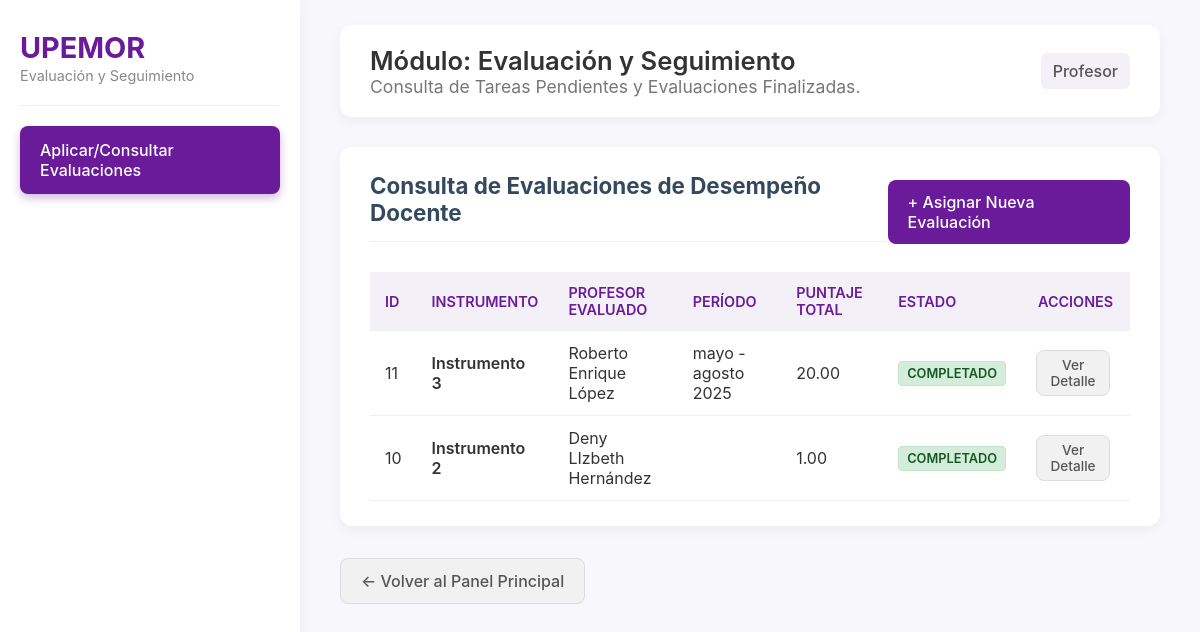
Page /index.php?controlador=aplicacion&accion=consultarAplicaciones (signed in) on the committed database.
### tables this page shows
CREATE TABLE `aplicacioninstrumento` (
  `id_aplicacion` int(11) NOT NULL AUTO_INCREMENT,
  `puntaje` decimal(5,2) NOT NULL,
  `observaciones` text DEFAULT NULL,
  `id_instrumento` int(11) DEFAULT NULL,
  `id_profesor` int(11) DEFAULT NULL,
  `id_periodo` int(11) DEFAULT NULL,
  `id_evaluador` int(11) DEFAULT NULL COMMENT 'ID del usuario (profesor.id_profesor) que realiza la evaluación',
  `estado` varchar(45) NOT NULL DEFAULT 'pendiente',
  PRIMARY KEY (`id_aplicacion`),
  KEY `id_instrumento` (`id_instrumento`),
  KEY `id_profesor` (`id_profesor`),
  KEY `id_periodo` (`id_periodo`),
  KEY `id_evaluador` (`id_evaluador`),
  CONSTRAINT `aplicacioninstrumento_ibfk_1` FOREIGN KEY (`id_instrumento`) REFERENCES `instrumento` (`id_instrumento`) ON DELETE SET NULL ON UPDATE CASCADE,
  CONSTRAINT `aplicacioninstrumento_ibfk_2` FOREIGN KEY (`id_profesor`) REFERENCES `profesor` (`id_profesor`) ON DELETE SET NULL ON UPDATE CASCADE,
  CONSTRAINT `aplicacioninstrumento_ibfk_3` FOREIGN KEY (`id_periodo`) REFERENCES `periodo` (`id_periodo`) ON DELETE SET NULL ON UPDATE CASCADE,
  CONSTRAINT `aplicacioninstrumento_ibfk_4` FOREIGN KEY (`id_evaluador`) REFERENCES `profesor` (`id_profesor`) ON DELETE SET NULL ON UPDATE CASCADE
);

CREATE TABLE `instrumento` (
  `id_instrumento` int(11) NOT NULL AUTO_INCREMENT,
  `nombre` varchar(45) NOT NULL,
  `descripcion` text NOT NULL,
  PRIMARY KEY (`id_instrumento`)
);

CREATE TABLE `profesor` (
  `id_profesor` int(11) NOT NULL AUTO_INCREMENT,
  `nombre` varchar(45) NOT NULL,
  `apellido_pa` varchar(45) NOT NULL,
  `apellido_ma` varchar(45) NOT NULL,
  `sexo` varchar(45) NOT NULL,
  `matricula` varchar(45) NOT NULL,
  `pass` varchar(255) NOT NULL,
  `rol` varchar(45) NOT NULL,
  `grado_academico` varchar(45) NOT NULL,
  PRIMARY KEY (`id_profesor`)
);

CREATE TABLE `periodo` (
  `id_periodo` int(11) NOT NULL AUTO_INCREMENT,
  `nombre` varchar(45) NOT NULL,
  `fecha_inicio` date NOT NULL,
  `fecha_fin` date NOT NULL,
  PRIMARY KEY (`id_periodo`)
);

### app/controllers/AplicacionController.php (called while the page is built, shortened)
<?php
include_once "app/models/AplicacionModel.php";
class AplicacionController {
    private $aplicacionModel;
    public function __construct($connection) {
        $this->aplicacionModel = new AplicacionModel($connection);
    }
    public function consultarAplicaciones() {
        $evaluaciones = $this->aplicacionModel->consultarAplicaciones();
        include_once "app/views/aplicacion/consultarAplicaciones.php";
    }
}

### app/models/AplicacionModel.php (called while the page is built, shortened)
<?php
    class AplicacionModel {
        public $connection;
        public function __construct($connection) {
            $this->connection = $connection;
        }
        public function consultarAplicaciones() {
            $sql = "
                SELECT
                    ai.id_aplicacion,
                    ai.puntaje,
                    ai.estado,
                    p.nombre AS profesor_nombre,
                    p.apellido_pa AS profesor_apellido,
                    i.nombre AS instrumento_nombre,
                    pe.nombre AS periodo_nombre
                FROM
                    aplicacioninstrumento ai
                JOIN
                    profesor p ON ai.id_profesor = p.id_profesor
                JOIN
                    instrumento i ON ai.id_instrumento = i.id_instrumento
                LEFT JOIN
                    periodo pe ON ai.id_periodo = pe.id_periodo
                ORDER BY
                    ai.id_aplicacion DESC";
            $result = $this->connection->query($sql);
            if ($result) {
                return $result->fetch_all(MYSQLI_ASSOC);
            }
            return [];
        }
    }

### app/views/aplicacion/consultarAplicaciones.php (the view, shortened to what this page needs)
<?php
$rol_actual = $_SESSION['rol_usuario'] ?? 'Usuario';
?>
<!DOCTYPE html>
<html lang="es">
<head>
    <link rel="stylesheet" href="public/css/panel_style.css?v=<?php echo time(); ?>">
    <link rel="stylesheet" href="public/css/crud_style.css?v=<?php echo time(); ?>">
</head>
<body>
    <div class="main-container">
        <nav class="sidebar">
            <div class="sidebar-header">
                <span class="logo">UPEMOR</span>
                <span class="logo-sub">Evaluación y Seguimiento</span>
            </div>
            <ul class="sidebar-menu">
                <li><a href="index.php?controlador=aplicacion&accion=consultarAplicaciones" class="sidebar-link active">Aplicar/Consultar Evaluaciones</a></li>
            </ul>
        </nav>
        <div class="main-content">
            <header class="module-header">
                <div class="header-title">
                    <h1>Módulo: Evaluación y Seguimiento</h1>
                    <p>Consulta de Tareas Pendientes y Evaluaciones Finalizadas.</p>
                </div>
                <div class="user-info">
                    <span><?php echo htmlspecialchars($rol_actual); ?></span>
                </div>
            </header>
            <div class="form-card">
                <div class="button-group-header">
                    <h2>Consulta de Evaluaciones de Desempeño Docente</h2>
                    <a href="index.php?controlador=aplicacion&accion=asignar" class="button-primary">
                        + Asignar Nueva Evaluación
                    </a>
                </div>
                <?php if (empty($evaluaciones)): ?>
                    <p class="form-subtitle text-center">No se han encontrado evaluaciones de instrumentos realizadas o pendientes.</p>
                <?php else: ?>
                    <table class="data-table">
                        <thead>
                            <tr>
                                <th>ID</th>
                                <th>Instrumento</th>
                                <th>Profesor Evaluado</th>
                                <th>Período</th>
                                <th>Puntaje Total</th>
                                <th>Estado</th>
                                <th class="text-center">Acciones</th>
                            </tr>
                        </thead>
                        <tbody>
                            <?php foreach ($evaluaciones as $evaluacion): ?>
                                <tr>
                                    <td><?php echo htmlspecialchars($evaluacion['id_aplicacion']); ?></td>
                                    <td class="text-strong"><?php echo htmlspecialchars($evaluacion['instrumento_nombre']); ?></td>
                                    <td><?php echo htmlspecialchars($evaluacion['profesor_nombre'] . ' ' . $evaluacion['profesor_apellido']); ?></td>
                                    <td><?php echo htmlspecialchars($evaluacion['periodo_nombre']); ?></td>
                                    <td><?php echo htmlspecialchars($evaluacion['puntaje']); ?></td>
                                    <td>
                                        <span class="badge
                                            <?php echo $evaluacion['estado'] == 'pendiente' ? 'badge-warning' : 'badge-success'; ?>">
                                            <?php echo htmlspecialchars(ucfirst($evaluacion['estado'])); ?>
                                        </span>
                                    </td>
                                    <td class="text-center">
                                        <?php if ($evaluacion['estado'] == 'pendiente'): ?>
                                            <a href="index.php?controlador=aplicacion&accion=aplicar&id_app=<?php echo $evaluacion['id_aplicacion']; ?>"
                                               class="button-primary btn-table-action btn-pending">
                                                Aplicar Evaluación
                                            </a>
                                        <?php else: ?>
                                            <a href="index.php?controlador=aplicacion&accion=verDetalle&id_app=<?php echo $evaluacion['id_aplicacion']; ?>"
                                               class="button-secondary btn-table-action">
                                                Ver Detalle
                                            </a>
                                        <?php endif; ?>
                                    </td>
                                </tr>
                            <?php endforeach; ?>
                        </tbody>
                    </table>
                <?php endif; ?>
            </div>
            <br>
            <a href="index.php?controlador=acceso&accion=panelPrincipal" class="button-secondary">
                &larr; Volver al Panel Principal
            </a>
        </div>
    </div>
</body>
</html>

### public/css/panel_style.css (style rules this page uses)
html { scroll-behavior: smooth; }
body { margin: 0; font-family: -apple-system, BlinkMacSystemFont, "Segoe UI", Roboto, Helvetica, Arial, sans-serif; background-color: #f8f7fb; color: #333; }
.main-container { display: flex; min-height: 100vh; }
.sidebar { width: 260px; background-color: #ffffff; padding: 20px; box-shadow: 0 4px 15px rgba(0, 0, 0, 0.05); display: flex; flex-direction: column; }
.sidebar-header { padding: 10px 0 20px 0; margin-bottom: 20px; border-bottom: 1px solid #eee; }
.sidebar-header .logo { font-size: 1.8em; font-weight: 700; color: #6a1b9a; display: block; }
.sidebar-header .logo-sub { font-size: 0.9em; color: #888; }
.sidebar-menu { list-style: none; padding: 0; margin: 0; }
.sidebar-link { display: block; padding: 14px 20px; text-decoration: none; color: #555; border-radius: 8px; margin-bottom: 8px; font-weight: 500; transition: all 0.3s ease; }
.sidebar-link.active { background-color: #6a1b9a; color: #ffffff; box-shadow: 0 4px 8px rgba(106, 27, 154, 0.3); }
.main-content { flex: 1; padding: 25px 40px; overflow-y: auto; }
.module-header { display: flex; justify-content: space-between; align-items: center; background-color: #ffffff; padding: 20px 30px; border-radius: 12px; box-shadow: 0 4px 12px rgba(0, 0, 0, 0.05); margin-bottom: 30px; }
.module-header h1 { margin: 0; font-size: 1.6em; color: #333; font-weight: 600; }
.module-header p { margin: 0; font-size: 1.1em; color: #777; }
.user-info { display: flex; align-items: center; gap: 15px; }
.user-info span { font-weight: 500; color: #555; background-color: #f4f0f8; padding: 8px 12px; border-radius: 6px; }

### public/css/crud_style.css (style rules this page uses)
.form-card { background: #fff; border-radius: 12px; padding: 25px 30px; box-shadow: 0 4px 12px rgba(0, 0, 0, 0.05); margin-bottom: 25px; }
.form-card h2 { font-size: 1.4em; color: #34495e; border-bottom: 1px solid #ecf0f1; padding-bottom: 15px; margin-top: 0; margin-bottom: 10px; }
.button-primary, input[type="submit"] { background-color: #6a1b9a; color: white; padding: 12px 20px; border: none; border-radius: 8px; cursor: pointer; font-size: 1em; font-weight: 500; transition: background-color 0.3s; text-decoration: none; }
.button-secondary { background-color: #f1f1f1; color: #555; padding: 12px 20px; border: 1px solid #ddd; border-radius: 8px; cursor: pointer; font-size: 1em; font-weight: 500; transition: background-color 0.3s; text-decoration: none; }
.data-table { width: 100%; border-collapse: collapse; margin-top: 20px; }
.data-table th, .data-table td { padding: 12px 15px; text-align: left; border-bottom: 1px solid #ecf0f1; }
.data-table th { background-color: #f4f0f8; color: #6a1b9a; font-size: 0.9em; font-weight: 600; text-transform: uppercase; }
.button-group-header { display: flex; justify-content: space-between; align-items: center; margin-bottom: 20px; }
.text-center { text-align: center !important; }
.btn-table-action { padding: 6px 12px; font-size: 0.85em; margin-right: 5px; text-decoration: none; display: inline-block; }
.badge { display: inline-block; padding: 4px 8px; border-radius: 4px; font-size: 0.8em; font-weight: 600; text-transform: uppercase; }
.badge-success { background-color: #d4edda; color: #155724; border: 1px solid #c3e6cb; }
.text-strong { font-weight: 600; }

### rows in the picture
aplicacioninstrumento: id_aplicacion "11", id_instrumento.nombre "Instrumento 3", id_profesor.apellido_pa "Roberto Enrique López", id_periodo.nombre "mayo - agosto 2025", puntaje "20.00", estado "COMPLETADO"
aplicacioninstrumento: id_aplicacion "10", id_instrumento.nombre "Instrumento 2", id_profesor.apellido_pa "Deny LIzbeth Hernández", puntaje "1.00", estado "COMPLETADO"

### other values in the picture
$rol_actual "Profesor"
